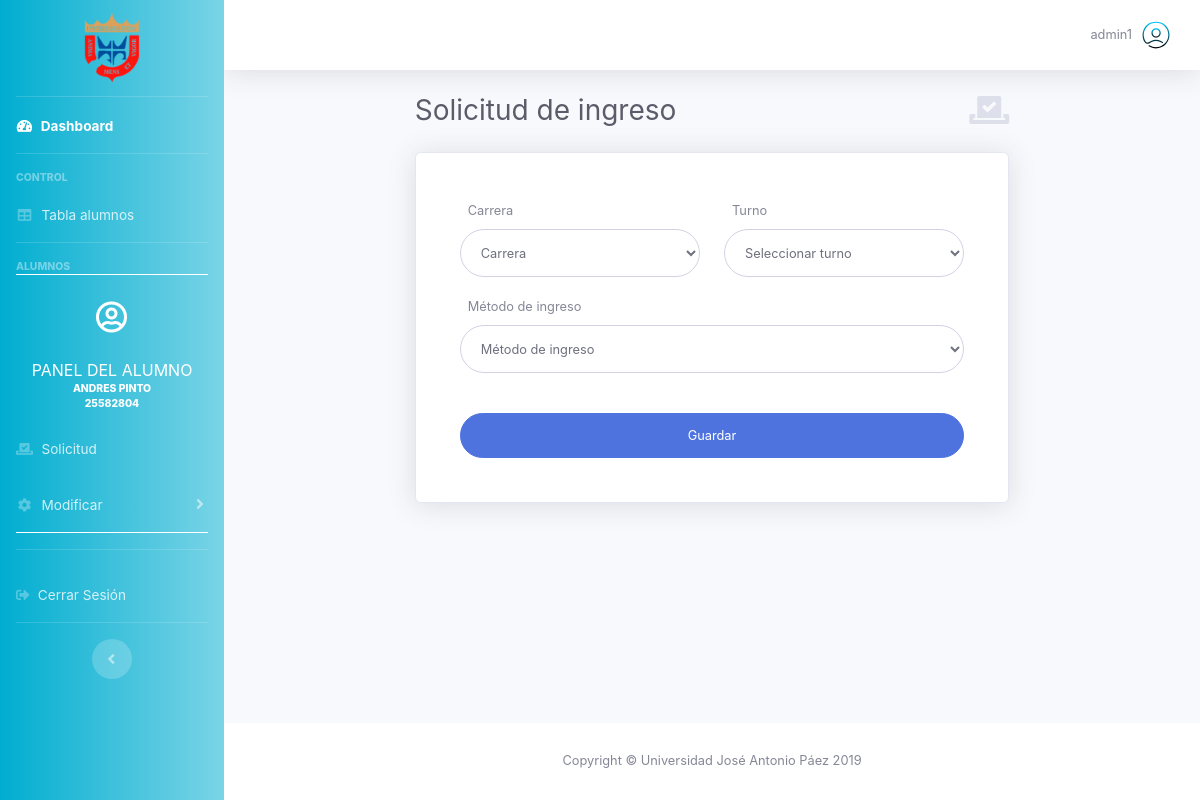
Page /page-admin-student-solicitud.php?ida=10&ci=25582804&idd=29 (signed in) on the committed database.
### tables this page shows
CREATE TABLE `alumnos` (
  `id_alumno` int(11) NOT NULL,
  `cedula` int(11) NOT NULL,
  `p_nombre` tinytext NOT NULL,
  `s_nombre` tinytext NOT NULL,
  `p_apellido` text NOT NULL,
  `s_apellido` text NOT NULL,
  `fecha_nacimiento` date NOT NULL,
  `estado_civil` text NOT NULL,
  `metodo_ingreso` int(11) NOT NULL,
  `carrera` text NOT NULL,
  `turno` int(11) NOT NULL,
  `pais_nac` varchar(10) NOT NULL,
  `estado_nac` varchar(10) NOT NULL,
  `ciudad_nac` varchar(11) NOT NULL,
  `municipio_nac` varchar(11) NOT NULL,
  `username` text NOT NULL,
  `contrasena` text NOT NULL,
  `correo` text NOT NULL,
  `documento` int(11) NOT NULL,
  `parientename` varchar(10) NOT NULL,
  `parentesco` varchar(10) NOT NULL,
  `discapacidad` varchar(10) NOT NULL,
  `nombreInst` varchar(20) NOT NULL,
  `anoEgreso` int(10) NOT NULL,
  `codigoInst` varchar(10) NOT NULL,
  `estadoInst` varchar(10) NOT NULL,
  `tipoInst` int(1) NOT NULL,
  `fechaCreacion` date NOT NULL,
  `ultActualizacion` date NOT NULL
);

### page-admin-student-solicitud.php (the view, shortened to what this page needs)
<!DOCTYPE html>
<html lang="es">
<head>
  <link href="vendor/fontawesome-free/css/all.min.css" rel="stylesheet" type="text/css">
  <link href="css/font.css" rel="stylesheet">
  <link href="css/sb-admin-2.css" rel="stylesheet">
  <link href="css/dash.css" rel="stylesheet">
  <link href="css/style.css" rel="stylesheet">
</head>
<body id="page-top">
  <div id="wrapper">
    <?php require('front/general/sidebar.php'); ?>
    <div id="content-wrapper" class="d-flex flex-column">
      <div id="content">
        <?php require 'front/general/navbar.php'; ?>
        <div id="page-student-solicitud" class="container-fluid">
          <div class="d-sm-flex col-sm-12 col-md-10 col-lg-8 align-items-center justify-content-between mb-4 mx-auto">
            <h1 class="h3 mb-0 text-gray-800">Solicitud de ingreso</h1>
            <a class="d-none d-sm-inline-block"><i class="fas fa-vote-yea fa-2x text-gray-300"></i></a>
          </div>
          <div class="col-sm-12 col-md-10 col-lg-8 mx-auto">
            <div class="card shadow mb-4">
              <div class="card-body">
                <div class="p-4">
                  <form id="solicitudForm" method="POST" class="user needs-validation" novalidate>
                    <div class="form-group row">
                      <div class="col-sm-6 my-auto">
                         <label class="pl-2"><small>Carrera</small></label><br>
                        <select id="carrera" name="carrera" class="form-control" required>
                          <option disabled selected value="">Carrera</option>
                        </select>
                      </div>
                      <div class="col-sm-6 my-auto">
                         <label class="pl-2"><small>Turno</small></label><br>
                        <select id="turno" name="turno" class="form-control" required>
                          <option disabled="disabled" selected value="">Seleccionar turno</option>
                        </select>
                      </div>
                    </div>
                    <div class="form-group row">
                      <div class="col my-auto">
                         <label class="pl-2"><small>Método de ingreso</small></label><br>
                        <select id="nombre_solicitud" name="nombre_solicitud" class="form-control" required>
                          <option disabled selected value="">Método de ingreso</option>
                        </select>
                      </div>
                    </div>
                    <br>
                    <button id="enviarSol" type="submit" class="btn btn-primary btn-user btn-block">
                      Guardar
                    </button>
                  </form>
                </div>
              </div>
            </div>
          </div>
        </div>
      </div>
      <?php require 'front/general/footer.php'; ?>
    </div>
  </div>
</body>
</html>

### front/general/sidebar.php (shortened to what this page needs)
<?php
$rol = $_SESSION['rol'];
if ( $rol > 0 && isset($_GET['ida']) ) {
  $ida=$_GET['ida'];
  include 'back/conexion.php';
  $sql_alumno = "SELECT p_nombre, p_apellido, cedula, documento FROM alumnos
                 WHERE id_alumno = '$ida';";
  $result_alumno = mysqli_query($conexion, $sql_alumno);
  if ($result_alumno->num_rows > 0) {
  $row_alumno = mysqli_fetch_assoc($result_alumno);
  $p_nombre = $row_alumno['p_nombre'];
  $p_apellido = $row_alumno['p_apellido'];
  $ci = $row_alumno['cedula'];
  $idd = $row_alumno['documento'];
  }
}
?>
<ul class="navbar-nav bg-gradient-primary sidebar sidebar-dark accordion" id="accordionSidebar">
  <a class="sidebar-brand d-flex align-items-center justify-content-center py-5">
    <div class="sidebar-brand-icon">
      <img src="img/varias/logo_ujap_peq.png" width="40%" height="20%" class="d-inline-block align-items-center" alt="">
    </div>
  </a>
  <?php if ($rol > 0) {  ?>
  <hr class="sidebar-divider my-0">
  <li class="nav-item active">
    <a class="nav-link" href="page-dashboard.php">
      <i class="fas fa-fw fa-tachometer-alt"></i>
      <span>Dashboard</span></a>
  </li>
  <hr class="sidebar-divider">
  <div class="sidebar-heading">
    Control
  </div>
  <li class="nav-item">
    <a id="sbtable" class="nav-link" href="page-admin-table.php">
      <i class="fas fa-fw fa-table"></i>
      <span>Tabla alumnos</span></a>
  </li>
  <?php }?>
  <?php if (($rol >= 1 && isset($_GET['ida']) || $rol >= 2)) {  ?>
  <hr class="sidebar-divider">
  <div class="sidebar-heading">
    Alumnos
  </div>
  <?php }?>
  <?php if ($rol >= 1 && isset($_GET['ida'])) {  ?>
  <hr class="sidebar-divider bg-white">
  <a class="sidebar-brand d-flex align-items-center justify-content-center text-white pt-2"
    href="page-student-perfil.php?ida=<?=$ida . '&ci=' . $ci . '&idd=' . $idd?>">
    <div class="sidebar-brand-icon align-items-center">
      <i class="far fa-user-circle"></i>
    </div>
  </a>
  <div class="sidebar-heading text-center text-white pb-2">
    <b class="h6">Panel del Alumno</b><br>
    <span>
      <?=$p_nombre . ' ' . $p_apellido?><br>
      <?=$ci?>
    </span>
  </div>
  <?php }?>
  <?php if ($rol >= 1 && isset($_GET['ida'])) {  ?>
  <li class="nav-item">
    <a id="sdsolicitud" class="nav-link" href="page-admin-student-solicitud.php?ida=<?=$ida . '&ci=' . $ci . '&idd=' . $idd?>">
      <i class="fas fa-vote-yea"></i>
      <span>Solicitud</span></a>
  </li>
  <li class="nav-item">
    <a href="#" class="nav-link collapsed" data-toggle="collapse" data-target="#collapseOne" aria-expanded="true"
      aria-controls="collapseOne">
      <i class="fas fa-fw fa-cog"></i>
      <span>Modificar</span>
    </a>
  </li>
  <hr class="sidebar-divider bg-white">
  <?php }?>
  <hr class="sidebar-divider">
  <li class="nav-item">
    <a class="nav-link" data-toggle="modal" data-target="#logoutModal">
      <i class="fas fa-sign-out-alt"></i>
      <span>Cerrar Sesión</span></a>
  </li>
  <hr class="sidebar-divider d-none d-md-block">
  <div class="text-center d-none d-md-inline">
    <button class="rounded-circle border-0" id="sidebarToggle"></button>
  </div>
</ul>

### css/dash.css (style rules this page uses)
.bg-gradient-primary { background: linear-gradient(90deg, rgba(0, 173, 208, 1), rgba(0, 173, 208, 0.52)) !important; }

### css/style.css (style rules this page uses)
select { border: 1px solid #d1d3e2; background-color: transparent; font-size: 0.8rem !important; border-radius: 10rem !important; padding-right: 1rem !important; padding-left: 1rem !important; height: 3rem !important; }

### rows in the picture
alumnos: p_nombre "ANDRES", p_apellido "PINTO", cedula "25582804"

### other values in the picture
$_SESSION['username'] "admin1"
